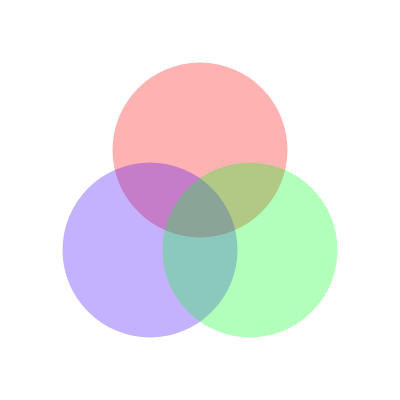
Frame 1 (no input)
Frame 60 (no input): identical to frame 1, image omitted
Frame 120 (the mouse pressed at the canvas centre since frame 60): identical to frame 1, image omitted

The p5.js sketch that drew this single still picture (run headless with seeded random() and noise() and a simulated clock; from frame 60 on, the mouse is pressed at the canvas centre):

// p5.js sketch
// ── sketch.js
function setup() {
  createCanvas(400, 400);
  colorMode(HSB);
  angleMode(DEGREES);
}

function draw() {
  background(0,0,255);
  noStroke();
  fill(0,255,255,0.3);
  circle(200,150,175);
  fill(255,255,255,0.3);
  circle(150,250,175);
  fill(128,255,255,0.3);
  circle(250,250,175);
}
